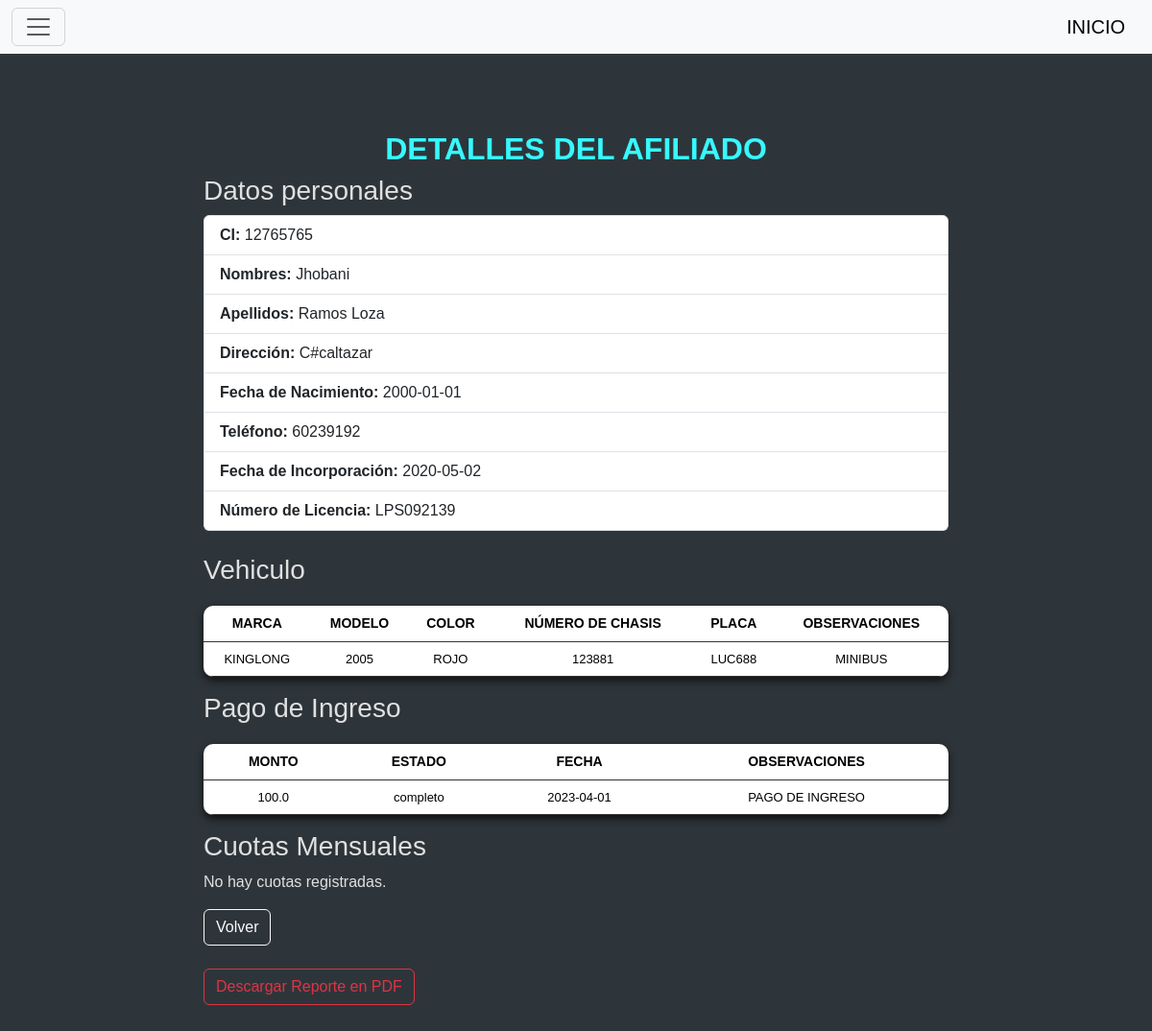
Screenshot of /detalle/12765765 (signed in) with the database file from the repository.
### tables this page shows
CREATE TABLE guia(
        ci INTEGER PRIMARY KEY,
        nombres TEXT NOT NULL,
        apellidos TEXT NOT NULL,
        direccion TEXT NOT NULL,
        fecha_nacimiento DATE NOT NULL,
        telefono INTEGER NOT NULL,
        fecha_incorporacion DATE NOT NULL,
        nro_licencia TEXT NOT NULL
        );

CREATE TABLE vehiculo (
            id INTEGER PRIMARY KEY AUTOINCREMENT,
            ci_afiliado INTEGER,
            marca TEXT NOT NULL,
            modelo TEXT NOT NULL,
            color TEXT NOT NULL,
            numero_chasis TEXT UNIQUE NOT NULL,
            placa TEXT UNIQUE NOT NULL,
            observaciones TEXT,
            FOREIGN KEY (ci_afiliado) REFERENCES guia(ci)
        );

CREATE TABLE ingreso (
                   
            id INTEGER PRIMARY KEY AUTOINCREMENT,
            ci_afiliado INTEGER,
            monto REAL NOT NULL,
            estado TEXT NOT NULL,
            fecha TEXT NOT NULL,
            observaciones TEXT,
            FOREIGN KEY (ci_afiliado) REFERENCES guia(ci)
        );

### blueprints/guias/__init__.py (the view)
@guias_bp.route("/detalle/<int:ci>")
@login_required
def detalle_afiliado(ci):
    conn = sqlite3.connect("urban_maps.db")
    conn.row_factory = sqlite3.Row
    cur = conn.cursor()
    cur.execute("SELECT * FROM guia WHERE ci = ?", (ci,))
    afiliado = cur.fetchone()
    cur.execute("SELECT * FROM vehiculo WHERE ci_afiliado = ?", (ci,))
    vehiculos = cur.fetchall()
    cur.execute("SELECT * FROM ingreso WHERE ci_afiliado = ?", (ci,))
    ingresos = cur.fetchall()
    cur.execute("SELECT * FROM COUTA_MENSUAL WHERE ci = ?", (ci,))
    cuotas = cur.fetchall()
    total_cuotas = sum([cuota['monto'] for cuota in cuotas])
    conn.close()
    return render_template(
        "detalle_afiliado.html",
        afiliado=afiliado,
        vehiculos=vehiculos,
        ingresos=ingresos,
        cuotas=cuotas,
        total_cuotas=total_cuotas
    )

### blueprints/guias/__init__.py (called while the page is built)
def login_required(f):
    @wraps(f)
    def decorated_function(*args, **kwargs):
        if 'id_user' not in session:
            return redirect("/login")
        return f(*args, **kwargs)
    return decorated_function

### blueprints/guias/templates/detalle_afiliado.html (shortened to what this page needs)
{% include 'header.html' %}
<div class="container mt-5" style="max-width: 800px;">
    <h2 class="fw-bold">DETALLES DEL AFILIADO</h2>
    <h3>Datos personales</h3>
    <ul class="list-group mb-4">
        <li class="list-group-item"><strong>CI:</strong> {{ afiliado['ci'] }}</li>
        <li class="list-group-item"><strong>Nombres:</strong> {{ afiliado['nombres'] }}</li>
        <li class="list-group-item"><strong>Apellidos:</strong> {{ afiliado['apellidos'] }}</li>
        <li class="list-group-item"><strong>Dirección:</strong> {{ afiliado['direccion'] }}</li>
        <li class="list-group-item"><strong>Fecha de Nacimiento:</strong> {{ afiliado['fecha_nacimiento'] }}</li>
        <li class="list-group-item"><strong>Teléfono:</strong> {{ afiliado['telefono'] }}</li>
        <li class="list-group-item"><strong>Fecha de Incorporación:</strong> {{ afiliado['fecha_incorporacion'] }}</li>
        <li class="list-group-item"><strong>Número de Licencia:</strong> {{ afiliado['nro_licencia'] }}</li>
    </ul>
    <h3>Vehiculo</h3>
    {% if vehiculos %}
    <table class="table">
        <thead>
            <tr>
                <th>Marca</th>
                <th>Modelo</th>
                <th>Color</th>
                <th>Número de Chasis</th>
                <th>Placa</th>
                <th>Observaciones</th>
            </tr>
        </thead>
        <tbody>
            {% for vehiculo in vehiculos %}
            <tr>
                <td>{{ vehiculo['marca'] }}</td>
                <td>{{ vehiculo['modelo'] }}</td>
                <td>{{ vehiculo['color'] }}</td>
                <td>{{ vehiculo['numero_chasis'] }}</td>
                <td>{{ vehiculo['placa'] }}</td>
                <td>{{ vehiculo['observaciones'] }}</td>
            </tr>
            {% endfor %}
        </tbody>
    </table>
    {% else %}
    <p>No hay vehículos registrados.</p>
    {% endif %}
    <h3>Pago de Ingreso</h3>
    {% if ingresos %}
    <table class="table">
        <thead>
            <tr>
                <th>Monto</th>
                <th>Estado</th>
                <th>Fecha</th>
                <th>Observaciones</th>
            </tr>
        </thead>
        <tbody>
            {% for ingreso in ingresos %}
            <tr>
                <td>{{ ingreso['monto'] }}</td>
                <td>{{ ingreso['estado'] }}</td>
                <td>{{ ingreso['fecha'] }}</td>
                <td>{{ ingreso['observaciones'] }}</td>
            </tr>
            {% endfor %}
        </tbody>
    </table>
    {% else %}
    <p>No hay ingresos registrados.</p>
    {% endif %}
    <h3>Cuotas Mensuales</h3>
    {% if cuotas %}
    <table class="table">
        <thead>
            <tr>
                <th>Monto</th>
                <th>Estado</th>
                <th>Fecha</th>
                <th>Mes</th>
                <th>Descripción</th>
            </tr>
        </thead>
        <tbody>
            {% for cuota in cuotas %}
            <tr>
                <td>{{ cuota['monto'] }}</td>
                <td>{{ cuota['estado'] }}</td>
                <td>{{ cuota['fecha'] }}</td>
                <td>{{ cuota['mes'] }}</td>
                <td>{{ cuota['descripcion'] }}</td>
            </tr>
            {% endfor %}
        </tbody>
    </table>
    <p><strong>Total Cuotas:</strong> {{ total_cuotas }}</p>
    {% else %}
    <p>No hay cuotas registradas.</p>
    {% endif %}
    <a href="{{ url_for('guias.index') }}" class="btn btn-outline-light">Volver</a><br><br>
    <a href="{{ url_for('guias.generar_reporte_detalle', ci=afiliado['ci']) }}" class="btn btn-outline-danger">
        Descargar Reporte en PDF
    </a>
</div>
{% include 'footer.html' %}

### templates/header.html (style rules this page uses)
body { font-family: sans-serif; margin: 40px; background-color: #2e353a; color: #e0e0e0; }
h2 { text-align: center; color: #37f8ff; }
table { width: 80%; margin: 20px auto; border-collapse: collapse; background-color: #1e1e1e; border-radius: 10px; overflow: hidden; box-shadow: 0 4px 8px rgba(0, 0, 0, 0.7); }
th, td { padding: 15px; text-align: center; border-bottom: 1px solid #333; }
th { background-color: #000000; color: #37f8ff; text-transform: uppercase; font-size: 14px; }
tr:nth-child(odd) { background-color: #1e1e1e; }
td { font-size: 13px; color: #b3b3b3; }

### rows the page displays
guia: ci "12765765", nombres "Jhobani", apellidos "Ramos Loza", direccion "C#caltazar", fecha_nacimiento "2000-01-01", telefono "60239192", fecha_incorporacion "2020-05-02", nro_licencia "LPS092139"
vehiculo: marca "KINGLONG", modelo "2005", color "ROJO", numero_chasis "123881", placa "LUC688", observaciones "MINIBUS"
ingreso: monto "100.0", estado "completo", fecha "2023-04-01", observaciones "PAGO DE INGRESO"
